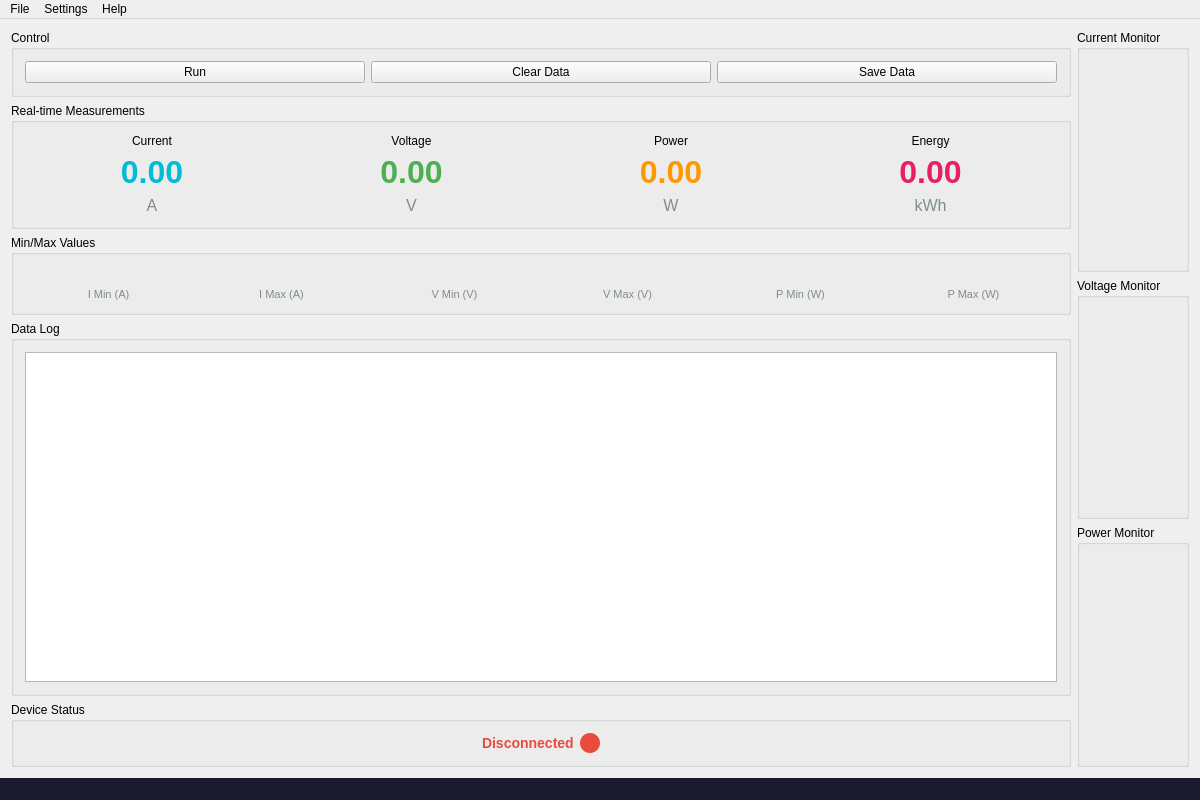
<?xml version="1.0" encoding="UTF-8"?>
<ui version="4.0">
 <class>MainWindow</class>
 <widget class="QMainWindow" name="MainWindow">
  <property name="geometry">
   <rect>
    <x>0</x>
    <y>0</y>
    <width>1200</width>
    <height>800</height>
   </rect>
  </property>
  <property name="windowTitle">
   <string>iKun Power Analyzer</string>
  </property>
  <widget class="QWidget" name="centralWidget">
   <layout class="QHBoxLayout" name="horizontalLayout_5">
    <item>
     <layout class="QVBoxLayout" name="leftLayout">
      <item>
       <widget class="QGroupBox" name="controlGroupBox">
        <property name="title">
         <string>Control</string>
        </property>
        <layout class="QHBoxLayout" name="controlLayout">
         <item>
          <widget class="QPushButton" name="showButton">
           <property name="text">
            <string>Run</string>
           </property>
          </widget>
         </item>
         <item>
          <widget class="QPushButton" name="clearButton">
           <property name="text">
            <string>Clear Data</string>
           </property>
          </widget>
         </item>
         <item>
          <widget class="QPushButton" name="saveButton">
           <property name="text">
            <string>Save Data</string>
           </property>
          </widget>
         </item>
        </layout>
       </widget>
      </item>
      <item>
       <widget class="QGroupBox" name="dataGroupBox">
        <property name="title">
         <string>Real-time Measurements</string>
        </property>
        <layout class="QGridLayout" name="dataGridLayout">
         <item row="0" column="0">
          <layout class="QVBoxLayout" name="currentLayout">
           <item>
            <widget class="QLabel" name="currentTitleLabel">
             <property name="text">
              <string>Current</string>
             </property>
             <property name="alignment">
              <set>Qt::AlignCenter</set>
             </property>
            </widget>
           </item>
           <item>
            <widget class="QLabel" name="currentValueLabel">
             <property name="text">
              <string>0.00</string>
             </property>
             <property name="alignment">
              <set>Qt::AlignCenter</set>
             </property>
             <property name="styleSheet">
              <string notr="true">font-size: 32px; font-weight: bold; color: #00bcd4;</string>
             </property>
            </widget>
           </item>
           <item>
            <widget class="QLabel" name="currentUnitLabel">
             <property name="text">
              <string>A</string>
             </property>
             <property name="alignment">
              <set>Qt::AlignCenter</set>
             </property>
             <property name="styleSheet">
              <string notr="true">font-size: 16px; color: #7f8c8d;</string>
             </property>
            </widget>
           </item>
          </layout>
         </item>
         <item row="0" column="1">
          <layout class="QVBoxLayout" name="voltageLayout">
           <item>
            <widget class="QLabel" name="voltageTitleLabel">
             <property name="text">
              <string>Voltage</string>
             </property>
             <property name="alignment">
              <set>Qt::AlignCenter</set>
             </property>
            </widget>
           </item>
           <item>
            <widget class="QLabel" name="voltageValueLabel">
             <property name="text">
              <string>0.00</string>
             </property>
             <property name="alignment">
              <set>Qt::AlignCenter</set>
             </property>
             <property name="styleSheet">
              <string notr="true">font-size: 32px; font-weight: bold; color: #4caf50;</string>
             </property>
            </widget>
           </item>
           <item>
            <widget class="QLabel" name="voltageUnitLabel">
             <property name="text">
              <string>V</string>
             </property>
             <property name="alignment">
              <set>Qt::AlignCenter</set>
             </property>
             <property name="styleSheet">
              <string notr="true">font-size: 16px; color: #7f8c8d;</string>
             </property>
            </widget>
           </item>
          </layout>
         </item>
         <item row="0" column="2">
          <layout class="QVBoxLayout" name="powerLayout">
           <item>
            <widget class="QLabel" name="powerTitleLabel">
             <property name="text">
              <string>Power</string>
             </property>
             <property name="alignment">
              <set>Qt::AlignCenter</set>
             </property>
            </widget>
           </item>
           <item>
            <widget class="QLabel" name="powerValueLabel">
             <property name="text">
              <string>0.00</string>
             </property>
             <property name="alignment">
              <set>Qt::AlignCenter</set>
             </property>
             <property name="styleSheet">
              <string notr="true">font-size: 32px; font-weight: bold; color: #ff9800;</string>
             </property>
            </widget>
           </item>
           <item>
            <widget class="QLabel" name="powerUnitLabel">
             <property name="text">
              <string>W</string>
             </property>
             <property name="alignment">
              <set>Qt::AlignCenter</set>
             </property>
             <property name="styleSheet">
              <string notr="true">font-size: 16px; color: #7f8c8d;</string>
             </property>
            </widget>
           </item>
          </layout>
         </item>
         <item row="0" column="3">
          <layout class="QVBoxLayout" name="energyLayout">
           <item>
            <widget class="QLabel" name="energyTitleLabel">
             <property name="text">
              <string>Energy</string>
             </property>
             <property name="alignment">
              <set>Qt::AlignCenter</set>
             </property>
            </widget>
           </item>
           <item>
            <widget class="QLabel" name="energyValueLabel">
             <property name="text">
              <string>0.00</string>
             </property>
             <property name="alignment">
              <set>Qt::AlignCenter</set>
             </property>
             <property name="styleSheet">
              <string notr="true">font-size: 32px; font-weight: bold; color: #e91e63;</string>
             </property>
            </widget>
           </item>
           <item>
            <widget class="QLabel" name="energyUnitLabel">
             <property name="text">
              <string>kWh</string>
             </property>
             <property name="alignment">
              <set>Qt::AlignCenter</set>
             </property>
             <property name="styleSheet">
              <string notr="true">font-size: 16px; color: #7f8c8d;</string>
             </property>
            </widget>
           </item>
          </layout>
         </item>
        </layout>
       </widget>
      </item>
      <item>
       <widget class="QGroupBox" name="minMaxGroupBox">
        <property name="title">
         <string>Min/Max Values</string>
        </property>
        <layout class="QGridLayout" name="minMaxGridLayout">
         <item row="0" column="0">
          <widget class="QLabel" name="minCurrentLabel">
           <property name="text">
            <string>0.00</string>
           </property>
           <property name="alignment">
            <set>Qt::AlignCenter</set>
           </property>
           <property name="styleSheet">
            <string notr="true">font-size: 14px; color: #ecf0f1;</string>
           </property>
          </widget>
         </item>
         <item row="0" column="1">
          <widget class="QLabel" name="maxCurrentLabel">
           <property name="text">
            <string>0.00</string>
           </property>
           <property name="alignment">
            <set>Qt::AlignCenter</set>
           </property>
           <property name="styleSheet">
            <string notr="true">font-size: 14px; color: #ecf0f1;</string>
           </property>
          </widget>
         </item>
         <item row="0" column="2">
          <widget class="QLabel" name="minVoltageLabel">
           <property name="text">
            <string>0.00</string>
           </property>
           <property name="alignment">
            <set>Qt::AlignCenter</set>
           </property>
           <property name="styleSheet">
            <string notr="true">font-size: 14px; color: #ecf0f1;</string>
           </property>
          </widget>
         </item>
         <item row="0" column="3">
          <widget class="QLabel" name="maxVoltageLabel">
           <property name="text">
            <string>0.00</string>
           </property>
           <property name="alignment">
            <set>Qt::AlignCenter</set>
           </property>
           <property name="styleSheet">
            <string notr="true">font-size: 14px; color: #ecf0f1;</string>
           </property>
          </widget>
         </item>
         <item row="0" column="4">
          <widget class="QLabel" name="minPowerLabel">
           <property name="text">
            <string>0.00</string>
           </property>
           <property name="alignment">
            <set>Qt::AlignCenter</set>
           </property>
           <property name="styleSheet">
            <string notr="true">font-size: 14px; color: #ecf0f1;</string>
           </property>
          </widget>
         </item>
         <item row="0" column="5">
          <widget class="QLabel" name="maxPowerLabel">
           <property name="text">
            <string>0.00</string>
           </property>
           <property name="alignment">
            <set>Qt::AlignCenter</set>
           </property>
           <property name="styleSheet">
            <string notr="true">font-size: 14px; color: #ecf0f1;</string>
           </property>
          </widget>
         </item>
         <item row="1" column="0">
          <widget class="QLabel" name="minCurrentTitle">
           <property name="text">
            <string>I Min (A)</string>
           </property>
           <property name="alignment">
            <set>Qt::AlignCenter</set>
           </property>
           <property name="styleSheet">
            <string notr="true">font-size: 11px; color: #7f8c8d;</string>
           </property>
          </widget>
         </item>
         <item row="1" column="1">
          <widget class="QLabel" name="maxCurrentTitle">
           <property name="text">
            <string>I Max (A)</string>
           </property>
           <property name="alignment">
            <set>Qt::AlignCenter</set>
           </property>
           <property name="styleSheet">
            <string notr="true">font-size: 11px; color: #7f8c8d;</string>
           </property>
          </widget>
         </item>
         <item row="1" column="2">
          <widget class="QLabel" name="minVoltageTitle">
           <property name="text">
            <string>V Min (V)</string>
           </property>
           <property name="alignment">
            <set>Qt::AlignCenter</set>
           </property>
           <property name="styleSheet">
            <string notr="true">font-size: 11px; color: #7f8c8d;</string>
           </property>
          </widget>
         </item>
         <item row="1" column="3">
          <widget class="QLabel" name="maxVoltageTitle">
           <property name="text">
            <string>V Max (V)</string>
           </property>
           <property name="alignment">
            <set>Qt::AlignCenter</set>
           </property>
           <property name="styleSheet">
            <string notr="true">font-size: 11px; color: #7f8c8d;</string>
           </property>
          </widget>
         </item>
         <item row="1" column="4">
          <widget class="QLabel" name="minPowerTitle">
           <property name="text">
            <string>P Min (W)</string>
           </property>
           <property name="alignment">
            <set>Qt::AlignCenter</set>
           </property>
           <property name="styleSheet">
            <string notr="true">font-size: 11px; color: #7f8c8d;</string>
           </property>
          </widget>
         </item>
         <item row="1" column="5">
          <widget class="QLabel" name="maxPowerTitle">
           <property name="text">
            <string>P Max (W)</string>
           </property>
           <property name="alignment">
            <set>Qt::AlignCenter</set>
           </property>
           <property name="styleSheet">
            <string notr="true">font-size: 11px; color: #7f8c8d;</string>
           </property>
          </widget>
         </item>
        </layout>
       </widget>
      </item>
      <item>
       <widget class="QGroupBox" name="logGroupBox">
        <property name="title">
         <string>Data Log</string>
        </property>
        <layout class="QVBoxLayout" name="logLayout">
         <item>
          <widget class="QTextEdit" name="logTextEdit">
           <property name="readOnly">
            <bool>true</bool>
           </property>
          </widget>
         </item>
        </layout>
       </widget>
      </item>
      <item>
       <widget class="QGroupBox" name="connectionStatusGroupBox">
        <property name="title">
         <string>Device Status</string>
        </property>
        <layout class="QHBoxLayout" name="connectionStatusLayout">
         <item>
          <spacer name="horizontalSpacer">
           <property name="orientation">
            <enum>Qt::Horizontal</enum>
           </property>
           <property name="sizeHint" stdset="0">
            <size>
             <width>40</width>
             <height>20</height>
            </size>
           </property>
          </spacer>
         </item>
         <item>
          <widget class="QLabel" name="connectionStatusLabel">
           <property name="text">
            <string>Disconnected</string>
           </property>
           <property name="styleSheet">
            <string notr="true">color: #e74c3c; font-size: 14px; font-weight: bold;</string>
           </property>
          </widget>
         </item>
         <item>
          <widget class="QLabel" name="connectionStatusBall">
           <property name="minimumSize">
            <size>
             <width>20</width>
             <height>20</height>
            </size>
           </property>
           <property name="maximumSize">
            <size>
             <width>20</width>
             <height>20</height>
            </size>
           </property>
           <property name="styleSheet">
            <string notr="true">border-radius: 10px; background-color: #e74c3c;</string>
           </property>
          </widget>
         </item>
         <item>
          <spacer name="horizontalSpacer_2">
           <property name="orientation">
            <enum>Qt::Horizontal</enum>
           </property>
           <property name="sizeHint" stdset="0">
            <size>
             <width>40</width>
             <height>20</height>
            </size>
           </property>
          </spacer>
         </item>
        </layout>
       </widget>
      </item>
     </layout>
    </item>
    <item>
     <layout class="QVBoxLayout" name="rightLayout">
      <item>
       <widget class="QGroupBox" name="currentChartGroupBox">
        <property name="title">
         <string>Current Monitor</string>
        </property>
        <layout class="QVBoxLayout" name="currentChartLayout">
        </layout>
       </widget>
      </item>
      <item>
       <widget class="QGroupBox" name="voltageChartGroupBox">
        <property name="title">
         <string>Voltage Monitor</string>
        </property>
        <layout class="QVBoxLayout" name="voltageChartLayout">
        </layout>
       </widget>
      </item>
      <item>
       <widget class="QGroupBox" name="powerChartGroupBox">
        <property name="title">
         <string>Power Monitor</string>
        </property>
        <layout class="QVBoxLayout" name="powerChartLayout">
        </layout>
       </widget>
      </item>
     </layout>
    </item>
   </layout>
  </widget>
  <widget class="QMenuBar" name="menuBar">
   <property name="geometry">
    <rect>
     <x>0</x>
     <y>0</y>
     <width>1200</width>
     <height>21</height>
    </rect>
   </property>
   <widget class="QMenu" name="menuFile">
    <property name="title">
     <string>File</string>
    </property>
    <addaction name="actionSave_Data"/>
    <addaction name="separator"/>
    <addaction name="actionExit"/>
   </widget>
   <widget class="QMenu" name="menuSettings">
    <property name="title">
     <string>Settings</string>
    </property>
    <addaction name="actionPort_Settings"/>
   </widget>
   <widget class="QMenu" name="menuHelp">
    <property name="title">
     <string>Help</string>
    </property>
    <addaction name="actionAbout"/>
   </widget>
   <addaction name="menuFile"/>
   <addaction name="menuSettings"/>
   <addaction name="menuHelp"/>
  </widget>
  <widget class="QStatusBar" name="statusBar">
   <property name="styleSheet">
    <string notr="true">background: #1a1a2e; color: #ecf0f1;</string>
   </property>
  </widget>
  <action name="actionSave_Data">
   <property name="text">
    <string>Save Data</string>
   </property>
  </action>
  <action name="actionExit">
   <property name="text">
    <string>Exit</string>
   </property>
  </action>
  <action name="actionPort_Settings">
   <property name="text">
    <string>Port Settings</string>
   </property>
  </action>
  <action name="actionAbout">
   <property name="text">
    <string>About</string>
   </property>
  </action>
 </widget>
 <layoutdefault spacing="6" margin="11"/>
 <resources/>
 <connections>
  <connection>
   <sender>actionSave_Data</sender>
   <signal>triggered()</signal>
   <receiver>MainWindow</receiver>
   <slot>onSaveButtonClicked()</slot>
   <hints>
    <hint type="sourcelabel">
     <x>54</x>
     <y>16</y>
    </hint>
    <hint type="destinationlabel">
     <x>340</x>
     <y>72</y>
    </hint>
   </hints>
  </connection>
 </connections>
</ui>
